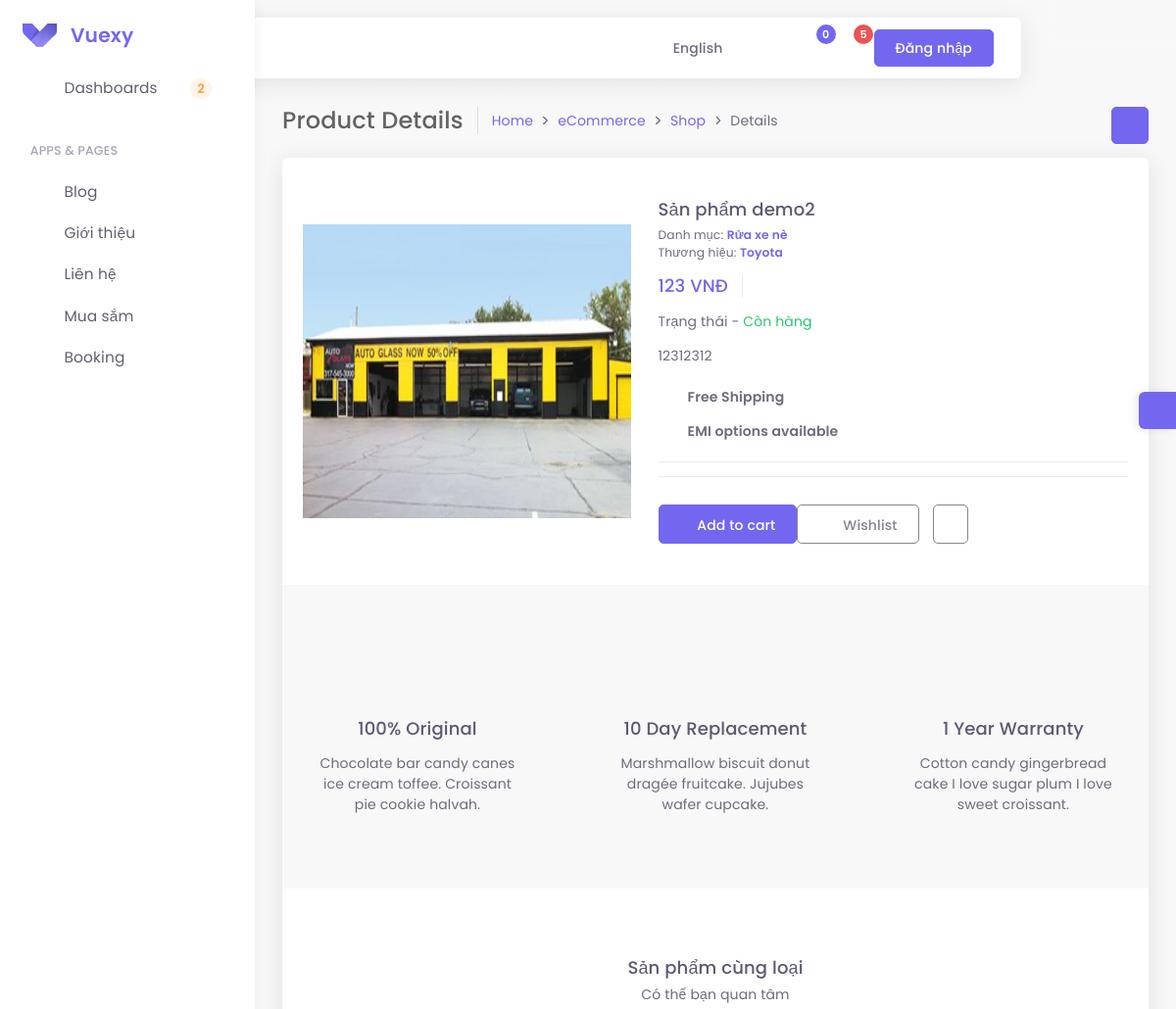
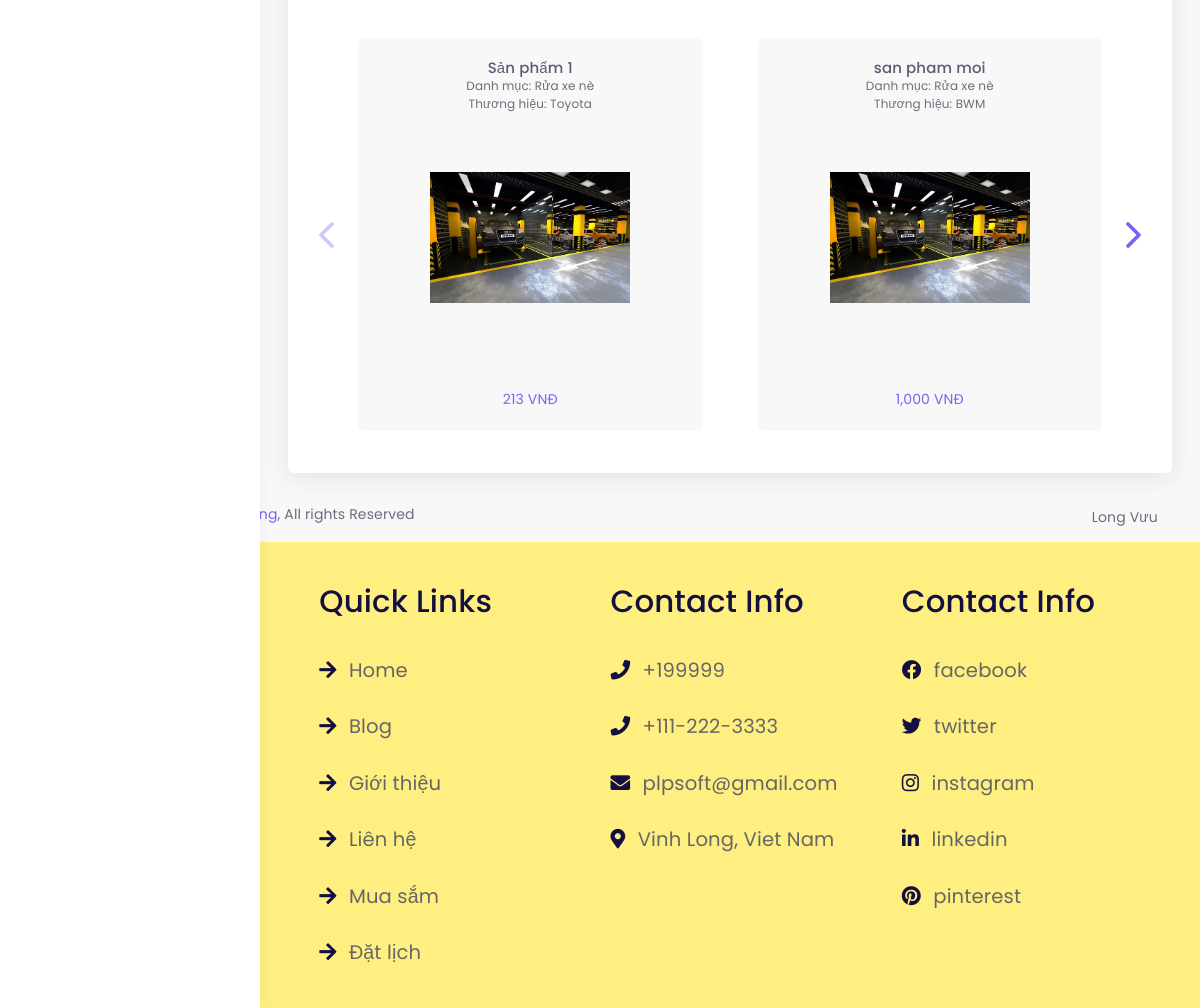
Screenshot of /shop_details/san-pham-demo2.html with the database file from the repository (2 pictures, top to bottom).
### tables this page shows
CREATE TABLE `products` (
  `id` int(11) NOT NULL,
  `name_product` varchar(255) NOT NULL,
  `slug_product` varchar(255) NOT NULL,
  `img` varchar(255) NOT NULL,
  `price_product` float NOT NULL,
  `status` tinyint(1) NOT NULL DEFAULT 0,
  `vote` int(11) DEFAULT 0,
  `text` text NOT NULL,
  `quantity` int(11) NOT NULL,
  `brand` varchar(255) DEFAULT NULL,
  `id_cate` int(11) NOT NULL
);

CREATE TABLE `categories_products` (
  `id` int(11) NOT NULL,
  `name` varchar(255) NOT NULL,
  `slug` varchar(255) NOT NULL,
  `status` tinyint(1) NOT NULL DEFAULT 0
);

### modules/database.php (called while the page is built, shortened)
<?php
function pdo_get_connection(){
    $dburl = "mysql:host=localhost;dbname=thuctap;charset=utf8";
    $username = 'root';
    $password = '';
    $conn = new PDO($dburl, $username, $password);
    $conn->setAttribute(PDO::ATTR_ERRMODE, PDO::ERRMODE_EXCEPTION);
    return $conn;
}
function pdo_query_one($sql){
    $sql_args = array_slice(func_get_args(), 1);
    try{
        $conn = pdo_get_connection();
        $stmt = $conn->prepare($sql);
        $stmt->execute($sql_args);
        $row = $stmt->fetch(PDO::FETCH_ASSOC);
        return  $row;
    }
    catch(PDOException $e){
        throw $e;
    }
    finally{
        unset($conn);
    }
}
?>

### modules/shop_details.php (called while the page is built, shortened)
<?php
class ClassDetails
{
    function details($slug)
	{
		$sql = 'SELECT * FROM `products` where `status`= 0 and `slug_product` = ?';
		return pdo_query_one($sql,$slug);
	}
}
?>

### views/shop_details.php (the view, shortened to what this page needs)
<div class="app-content content ecommerce-application">
      <div class="content-wrapper container-xxl p-0">
        <div class="content-header row">
          <div class="content-header-left col-md-9 col-12 mb-2">
            <div class="row breadcrumbs-top">
              <div class="col-12">
                <h2 class="content-header-title float-start mb-0">Product Details</h2>
                <div class="breadcrumb-wrapper">
                  <ol class="breadcrumb">
                    <li class="breadcrumb-item"><a href="index.html">Home</a>
                    </li>
                    <li class="breadcrumb-item"><a href="#">eCommerce</a>
                    </li>
                    <li class="breadcrumb-item"><a href="app-ecommerce-shop.html">Shop</a>
                    </li>
                    <li class="breadcrumb-item active">Details
                    </li>
                  </ol>
                </div>
              </div>
            </div>
          </div>
          <div class="content-header-right text-md-end col-md-3 col-12 d-md-block d-none">
            <div class="mb-1 breadcrumb-right">
              <div class="dropdown">
                <button class="btn-icon btn btn-primary btn-round btn-sm dropdown-toggle" type="button" data-bs-toggle="dropdown" aria-haspopup="true" aria-expanded="false"><i data-feather="grid"></i></button>
              </div>
            </div>
          </div>
        </div>
        <div class="content-body">
        <section class="app-ecommerce-details">
          <div class="card">
            <div class="card-body">
              <div class="row my-2">
                <div class="col-12 col-md-5 d-flex align-items-center justify-content-center mb-2 mb-md-0">
                  <div class="d-flex align-items-center justify-content-center">
                    <img
                      src="<?=$info_products['img']?>"
                      class="img-fluid product-img"
                      alt="product image"
                      style="height: 300px; width:100%"
                    />
                  </div>
                </div>
                <div class="col-12 col-md-7">
                  <h4><?=$info_products['name_product']?></h4>
                  <div class="row">
                  <span class="card-text item-company">Danh mục:  <a href="#" class="company-name"><?=$a['name']?></a></span>
                  <span class="card-text item-company">Thương hiệu:  <a href="#" class="company-name"><?=$a['brand']?></a></span>
                  </div>
                  <div class="ecommerce-details-price d-flex flex-wrap mt-1">
                    <h4 class="item-price me-1"><?=number_format($info_products['price_product'])?> VNĐ</h4>
                    <ul class="unstyled-list list-inline ps-1 border-start">
                      <li class="ratings-list-item"><i data-feather="star" class="filled-star"></i></li>
                      <li class="ratings-list-item"><i data-feather="star" class="filled-star"></i></li>
                      <li class="ratings-list-item"><i data-feather="star" class="filled-star"></i></li>
                      <li class="ratings-list-item"><i data-feather="star" class="filled-star"></i></li>
                      <li class="ratings-list-item"><i data-feather="star" class="unfilled-star"></i></li>
                    </ul>
                  </div>
                  <p class="card-text">Trạng thái -
                  <?php if($info_products['quantity'] != 0) { ?>
                    <span class="text-success">Còn hàng</span></p>
                    <?php }elseif($info_products['quantity'] == 0){ ?>
                      <span class="text-danger">Hết hàng</span></p>
                      <?php } ?>
                  <p class="card-text">
                  <?=$info_products['text']?>
                  </p>
                  <ul class="product-features list-unstyled">
                    <li><i data-feather="shopping-cart"></i> <span>Free Shipping</span></li>
                    <li>
                      <i data-feather="dollar-sign"></i>
                      <span>EMI options available</span>
                    </li>
                  </ul>
                  <hr />
                  <hr />
                  <div class="d-flex flex-column flex-sm-row pt-1">
                  <a href='' data-id= <?=$info_products['id'] ?> class="add-to-cards btn btn-primary btn-cart">
                    <i data-feather="shopping-cart"></i>
                    <span>Add to cart</span>
                  </a>
                    <a href="#" class="btn btn-outline-secondary btn-wishlist me-0 me-sm-1 mb-1 mb-sm-0">
                      <i data-feather="heart" class="me-50"></i>
                      <span>Wishlist</span>
                    </a>
                    <div class="btn-group dropdown-icon-wrapper btn-share">
                      <button
                        type="button"
                        class="btn btn-icon hide-arrow btn-outline-secondary dropdown-toggle"
                        data-bs-toggle="dropdown"
                        aria-haspopup="true"
                        aria-expanded="false"
                      >
                        <i data-feather="share-2"></i>
                      </button>
                    </div>
                  </div>
                </div>
              </div>
            </div>
            <div class="item-features">
              <div class="row text-center">
                <div class="col-12 col-md-4 mb-4 mb-md-0">
                  <div class="w-75 mx-auto">
                    <i data-feather="award"></i>
                    <h4 class="mt-2 mb-1">100% Original</h4>
                    <p class="card-text">Chocolate bar candy canes ice cream toffee. Croissant pie cookie halvah.</p>
                  </div>
                </div>
                <div class="col-12 col-md-4 mb-4 mb-md-0">
                  <div class="w-75 mx-auto">
                    <i data-feather="clock"></i>
                    <h4 class="mt-2 mb-1">10 Day Replacement</h4>
                    <p class="card-text">Marshmallow biscuit donut dragée fruitcake. Jujubes wafer cupcake.</p>
                  </div>
                </div>
                <div class="col-12 col-md-4 mb-4 mb-md-0">
                  <div class="w-75 mx-auto">
                    <i data-feather="shield"></i>
                    <h4 class="mt-2 mb-1">1 Year Warranty</h4>
                    <p class="card-text">Cotton candy gingerbread cake I love sugar plum I love sweet croissant.</p>
                  </div>
                </div>
              </div>
            </div>
            <div class="card-body">
              <div class="mt-4 mb-2 text-center">
                <h4>Sản phẩm cùng loại</h4>
                <p class="card-text">Có thể bạn quan tâm</p>
              </div>
              <div class="swiper-responsive-breakpoints swiper-container px-4 py-2">
                <div class="swiper-wrapper">
                  <?php foreach($re as $key =>$value){ ?>
                  <div class="swiper-slide">
                    <a href="/shop_details/<?= $value['slug_product']?>.html">
                      <div class="item-heading">
                        <h5 class="text-truncate mb-0"><?=$value['name_product']?></h5>
                        <div class="row">
                        <small class="text-body">Danh mục: <?=$value['name']?></small>
                        <small class="text-body">Thương hiệu: <?=$value['brand']?></small>
                        </div>
                      </div>
                      <div class="img-container ">
                        <img src="<?=$value['img']?>" class="img-fluid" alt="image" style="width: 200px; height 200px; object-fit:cover" />
                      </div>
                      <div class="item-meta">
                        <ul class="unstyled-list list-inline mb-25">
                          <li class="ratings-list-item"><i data-feather="star" class="filled-star"></i></li>
                          <li class="ratings-list-item"><i data-feather="star" class="filled-star"></i></li>
                          <li class="ratings-list-item"><i data-feather="star" class="filled-star"></i></li>
                          <li class="ratings-list-item"><i data-feather="star" class="filled-star"></i></li>
                          <li class="ratings-list-item"><i data-feather="star" class="unfilled-star"></i></li>
                        </ul>
                        <p class="card-text text-primary mb-0"><?=number_format($value['price_product'])?> VNĐ</p>
                      </div>
                    </a>
                  </div>
                  <?php }?>
                </div>
                <div class="swiper-button-next"></div>
                <div class="swiper-button-prev"></div>
              </div>
            </div>
          </div>
        </section>
        </div>
      </div>
    </div>

### rows the page displays
products: img (picture), name_product "Sản phẩm demo2", price_product "123", text "12312312"
categories_products: name "Rửa xe nè"
products: brand "Toyota", name_product "Sản phẩm 1", id_cate.name "Rửa xe nè", img (picture), price_product "213"
products: name_product "san pham moi", id_cate.name "Rửa xe nè", brand "BWM", img (picture), price_product "1,000"
